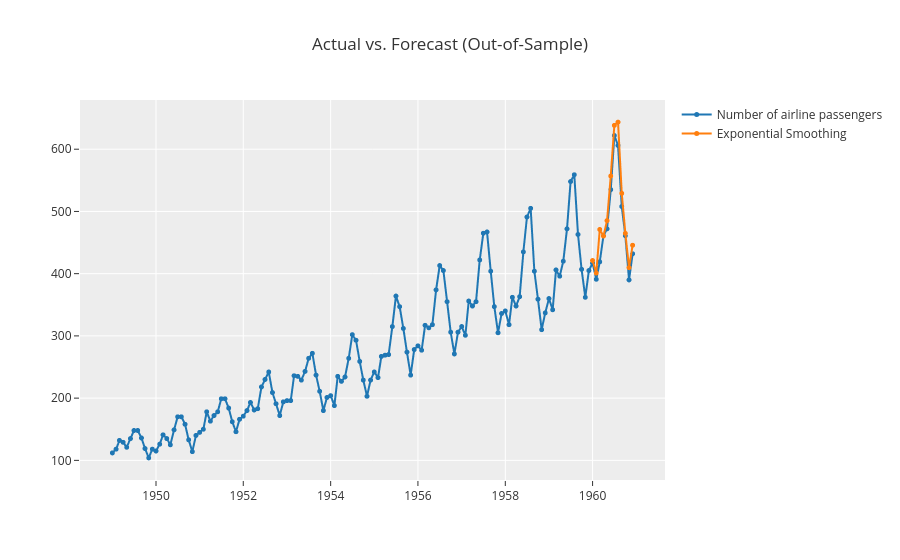

Notebook code for this chart:
### Markdown cell above
#### Evaluation and Metrics

* Residual Analysis: 
    * Looking at the diagnostics plot, are the residuals "white noise" (random), or is there a pattern the model failed to capture?

* Business Impact: 
    * If your Mean Absolute Error (MAE) is X units, what does that translate to in terms of potential lost revenue or excess inventory costs?

### Code cell
# Evaluate model performance
exp.plot_model(tuned_model, plot='forecast', data_kwargs={'conf_int': True})


print("Predictions:")
print(predictions.head())

### Figure 1 — Plotly figure (JSON) as saved in the notebook; plotly's stock layout.template omitted (floating-point values rounded to 4 significant figures; data arrays with more than 128 entries replaced by an {"elided": "..."} marker saying what was removed)
{"data": [{"line": {"color": "rgb(31, 119, 180)", "width": 2}, "marker": {"color": "rgb(31, 119, 180)", "size": 5}, "mode": "lines+markers", "name": "Number of airline passengers", "type": "scattergl", "x": {"elided": "144 str values"}, "xaxis": "x", "y": {"elided": "144 int values"}, "yaxis": "y"}, {"line": {"color": "rgb(255, 127, 14)", "width": 2}, "marker": {"color": "rgb(255, 127, 14)", "size": 5}, "mode": "lines+markers", "name": "Exponential Smoothing", "type": "scattergl", "x": {"elided": "144 str values"}, "xaxis": "x", "y": {"elided": "144 float values"}, "yaxis": "y"}], "layout": {"showlegend": true, "title": {"text": "Actual vs. Forecast (Out-of-Sample)"}, "xaxis": {"anchor": "y", "domain": [0, 1]}, "yaxis": {"anchor": "x", "domain": [0, 1]}}}
